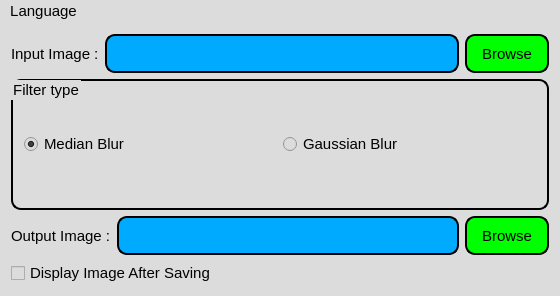
<?xml version="1.0" encoding="UTF-8"?>
<ui version="4.0">
 <class>MainWindow</class>
 <widget class="QMainWindow" name="MainWindow">
  <property name="geometry">
   <rect>
    <x>0</x>
    <y>0</y>
    <width>560</width>
    <height>296</height>
   </rect>
  </property>
  <property name="windowTitle">
   <string>Hello_Qt_OpenCV</string>
  </property>
  <property name="styleSheet">
   <string notr="true">*
{
font: 75 11pt;
background-color: rgb(220, 220, 220);
}
QPushButton, QLineEdit, QGroupBox
{
border: 2px solid rgb(0, 0, 0);
border-radius: 10px;
min-width: 80px;
min-height: 35px;
}
QPushButton
{
background-color: rgb(0, 255, 0);
}
QLineEdit
{
background-color: rgb(0, 170, 255);
}
QPushButton:hover, QRadioButton:hover, QCheckBox:hover
{
color: red;
}
QPushButton:!hover, QRadioButton:!hover, QCheckBox:!hover
{
color: black;
}</string>
  </property>
  <widget class="QWidget" name="centralWidget">
   <layout class="QVBoxLayout" name="verticalLayout">
    <item>
     <layout class="QHBoxLayout" name="topHorizontalLayout">
      <item>
       <widget class="QLabel" name="inputLabel">
        <property name="text">
         <string>Input Image :</string>
        </property>
       </widget>
      </item>
      <item>
       <widget class="QLineEdit" name="inputLineEdit"/>
      </item>
      <item>
       <widget class="QPushButton" name="inputPushButton">
        <property name="text">
         <string>Browse</string>
        </property>
       </widget>
      </item>
     </layout>
    </item>
    <item>
     <widget class="QGroupBox" name="filterTypeGroupBox">
      <property name="title">
       <string>Filter type</string>
      </property>
      <layout class="QHBoxLayout" name="horizontalLayout_2">
       <item>
        <widget class="QRadioButton" name="medianBlurRadioButton">
         <property name="text">
          <string>Median Blur</string>
         </property>
         <property name="checked">
          <bool>true</bool>
         </property>
        </widget>
       </item>
       <item>
        <widget class="QRadioButton" name="gaussianBlurRadioButton">
         <property name="text">
          <string>Gaussian Blur</string>
         </property>
        </widget>
       </item>
      </layout>
     </widget>
    </item>
    <item>
     <layout class="QHBoxLayout" name="bottomHorizontalLayout">
      <item>
       <widget class="QLabel" name="outputLabel">
        <property name="text">
         <string>Output Image :</string>
        </property>
       </widget>
      </item>
      <item>
       <widget class="QLineEdit" name="outputLineEdit"/>
      </item>
      <item>
       <widget class="QPushButton" name="outputPushButton">
        <property name="text">
         <string>Browse</string>
        </property>
       </widget>
      </item>
     </layout>
    </item>
    <item>
     <widget class="QCheckBox" name="displayImageCheckBox">
      <property name="text">
       <string>Display Image After Saving</string>
      </property>
     </widget>
    </item>
   </layout>
  </widget>
  <widget class="QMenuBar" name="menuBar">
   <property name="geometry">
    <rect>
     <x>0</x>
     <y>0</y>
     <width>560</width>
     <height>26</height>
    </rect>
   </property>
   <widget class="QMenu" name="menuLanguage">
    <property name="title">
     <string>Language</string>
    </property>
    <addaction name="actionEnglish"/>
    <addaction name="actionGerman"/>
    <addaction name="actionTurkish"/>
   </widget>
   <addaction name="menuLanguage"/>
  </widget>
  <action name="actionTurkish">
   <property name="text">
    <string>Turkish</string>
   </property>
  </action>
  <action name="actionGerman">
   <property name="text">
    <string>German</string>
   </property>
  </action>
  <action name="actionEnglish">
   <property name="text">
    <string>English</string>
   </property>
  </action>
 </widget>
 <layoutdefault spacing="6" margin="11"/>
 <resources/>
 <connections/>
</ui>
